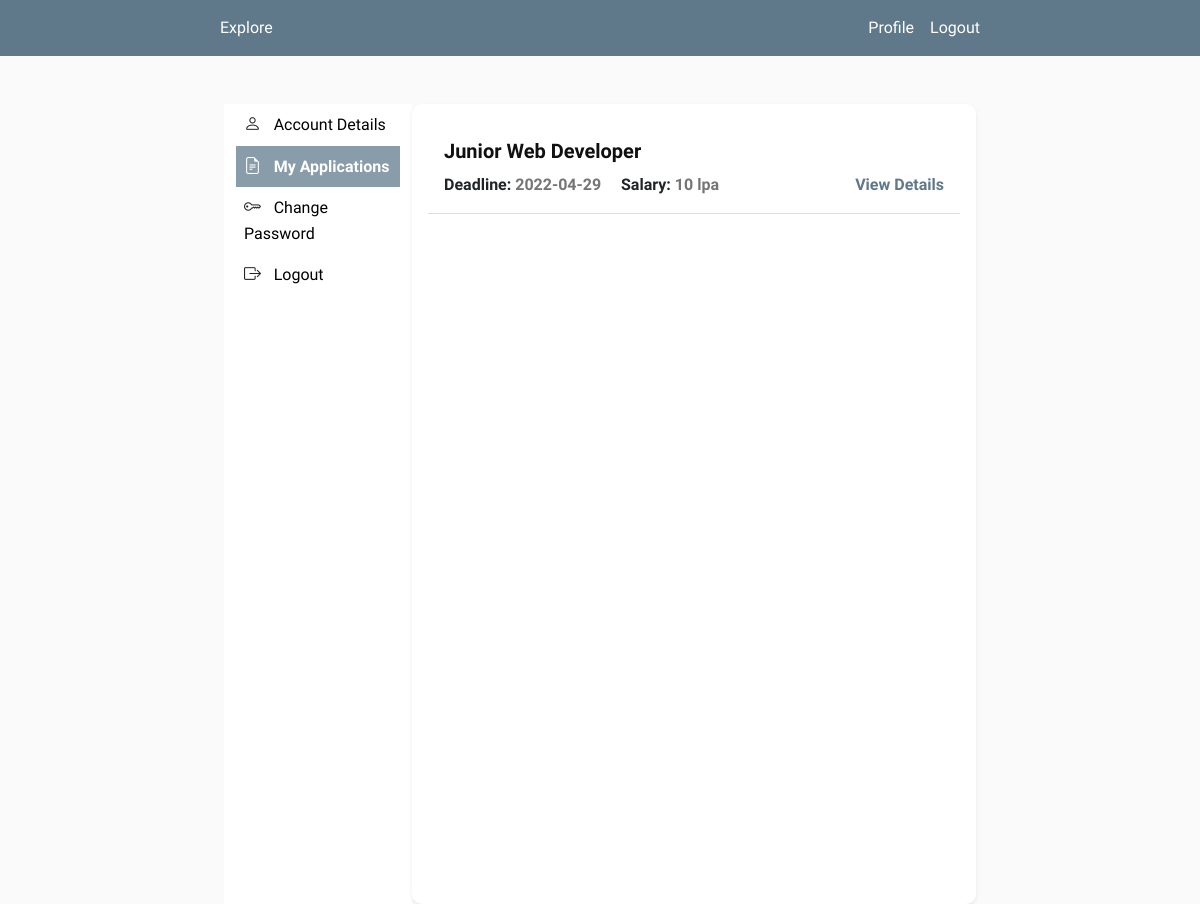
Page /applications/2 (signed in) on the committed database.
### app.py (models this page shows, shortened)
class Job(db.Model):
	id = db.Column(db.Integer, primary_key = True)
	role = db.Column(db.String(60), nullable = False)
	job_desc = db.Column(db.Text, nullable = False)
	skills_required = db.Column(db.Text, nullable = False)
	work_location = db.Column(db.String(60), nullable = False)
	salary = db.Column(db.String(30), nullable = False)
	deadline = db.Column(db.DateTime, nullable = False)
	posted_on = db.Column(db.DateTime, nullable = False, default = datetime.datetime.now())

### app.py (the view)
@app.route('/applications/<int:user_id>')
@login_required
def applications(user_id):
	jobs = current_user.applied_at
	num_applications = len(jobs)
	return render_template('my-applications.html', title='My Applications', jobs=jobs, num_applications = num_applications)

### app.py (called while the page is built)
@login_manager.user_loader
def load_user(user_id):
	return User.query.get(int(user_id))

### templates/my-applications.html (shortened to what this page needs)
{% extends 'layout.html' %}
{% block content %}
<div class="container col-md-8 offset-md-2 mt-5 row">
	<div class="col-md-3 menu">
		<div class="menu-item p-2">
			<i class="bi bi-person"></i> &nbsp; <a class="link-inactive" href="{{ url_for('account') }}">Account Details</a>
		</div>
		<div class="menu-item p-2 menu-item-active">
			<i class="bi bi-file-earmark-text"></i> &nbsp; <a class="link-active" href="{{ url_for('applications', user_id = current_user.id) }}">My Applications</a>
		</div>
		<div class="menu-item p-2">
			<i class="bi bi-key"></i> &nbsp; <a class="link-inactive" href="{{ url_for('change_password') }}">Change Password</a>
		</div>
		<div class="menu-item p-2">
			<i class="bi bi-box-arrow-right"></i> &nbsp; <a class="link-inactive" href="{{ url_for('logout') }}">Logout</a>
		</div>
	</div>
	<div class="col-md-9 form-content shadow-sm p-3">
		{% if num_applications == 0 %}
			<div class="container col-md-10 empty">
				<h3><b>You have not applied for any position yet!</b></h3>
				<br/>
				<img src="{{ url_for('static', filename='images/empty.svg') }}" width="100%">
			</div>
		{% else %}
			{% for job in jobs %}
			<div class="job-card p-3">
				<h4><b><a class="job-role" href="{{ url_for('position', job_id = job.id) }}">{{ job.role }}</a><b></h4>
				<div class="bottom">
					<div>
						<span><b>Deadline: </b></span>
						<span id="date">{{ job.deadline.strftime('%Y-%m-%d') }}</span>
						<span><b>Salary: </b></span>
						<span id="date">{{ job.salary }}</span>
					</div>
					<div>
						<a class="view-details" href="{{ url_for('position', job_id = job.id) }}">View Details</a>
					</div>
				</div>
			</div>
			<div class="divider"></div>
			{% endfor %}
		{% endif %}
	</div>
</div>
{% endblock content %}

### static/main.css (style rules this page uses)
body { background-color: #fafafa; font-family: 'Source Sans Pro', sans-serif; }
.form-content, .profile-content { background-color: #ffffff; border-radius: 10px; font-weight: 600; }
.divider { height: 1px; background-color: #dddddd; margin-bottom: 3vh; }
.job-card { background-color: #ffffff; }
.bottom { display: flex; justify-content: space-between; }
.view-details, #view-resume { text-decoration: none; color: #5f788a; }
#date { color: #757575; }
.job-role { text-decoration: none; color: #101010; font-weight: 600; font-size: 20px; }
.menu { font-size: 17px; height: 100vh; background-color: #ffffff; }
a { text-decoration: none; font-size: 16px; }
.link-active { color: #ffffff; font-weight: 600; }
.link-inactive { color: #000000; }
.menu-item-active { background-color: #5f788abb; color: #ffffff; }

### rows in the picture
Job: role "Junior Web Developer", deadline "2022-04-29", salary "10 lpa"
